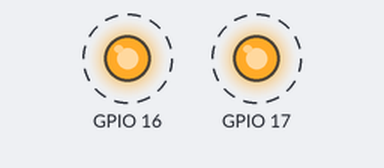
Simulated run of this sketch. Board: ESP32. Parts: output pins drawn as LEDs (lit = HIGH). Dashed ring = blinking.

Above: at 0.06 s.
Timing chart, 0 to 3.0 s (numbered marks = the images above):
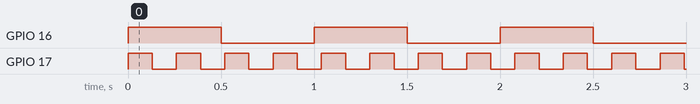

Measured:
- by itself, GPIO 16: alternates HIGH for 0.50 s and LOW for 0.50 s
- by itself, GPIO 17: alternates HIGH for 0.13 s and LOW for 0.13 s

The sketch:

dual_core_blink.ino
```cpp
// Creates two FreeRTOS tasks pinned to separate cores that blink two GPIO pins at different rates.
//
// Full tutorial: https://shillehtek.com/blogs/news/esp32-freertos-tasks-dual-core-multitasking
// Parts used: https://shillehtek.com/products/esp32-dev-board-cp2102-type-c-4mb
//             https://shillehtek.com/products/shillehtek-dht11-with-cables
//             https://shillehtek.com/products/0-96-i2c-white-oled-display-module-4-pin-ssd1306
// More examples: https://github.com/shillehbean/shillehtek-examples
//

void blinkA(void*) {                        // runs forever on core 0
  pinMode(16, OUTPUT);
  for (;;) { digitalWrite(16, !digitalRead(16)); vTaskDelay(pdMS_TO_TICKS(500)); }
}
void blinkB(void*) {                        // runs forever on core 1
  pinMode(17, OUTPUT);
  for (;;) { digitalWrite(17, !digitalRead(17)); vTaskDelay(pdMS_TO_TICKS(130)); }
}

void setup() {
  Serial.begin(115200);
  //                 function, name,   stack, arg,  priority, handle, core
  xTaskCreatePinnedToCore(blinkA, "blinkA", 2048, NULL, 1, NULL, 0);
  xTaskCreatePinnedToCore(blinkB, "blinkB", 2048, NULL, 1, NULL, 1);
}
void loop() { vTaskDelay(pdMS_TO_TICKS(1000)); }   // loop() is itself a task; let it rest
```
